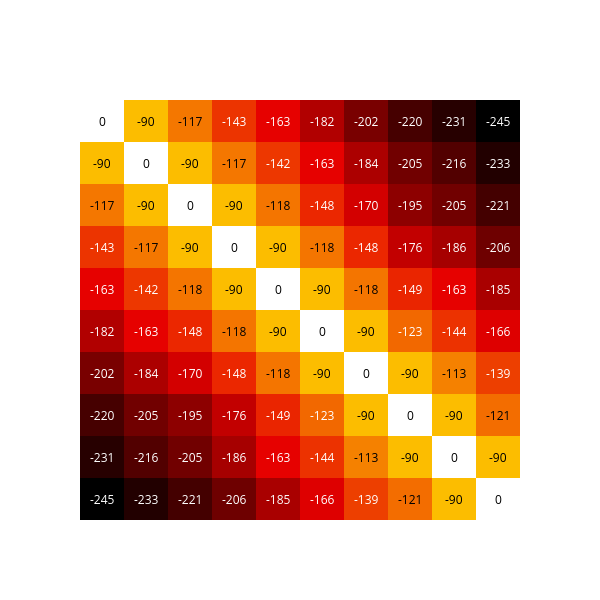

The notebook cell this image was saved under:
### Code cell
print('Number of traces in analysis: ', pwds.shape[0])
pwds_mean=np.clip(np.round(-np.nanmean(pwds, axis=0),0).astype(int),-800,0)

import plotly.figure_factory as ff
fig = ff.create_annotated_heatmap(pwds_mean,colorscale='hot')
fig.update_layout(
    width = 600,
    height = 600,
    yaxis_autorange="reversed"
)
fig.show()

### Figure 1 — Plotly figure (JSON) as saved in the notebook; plotly's stock layout.template omitted (floating-point values rounded to 4 significant figures)
{"data": [{"colorscale": [[0, "rgb(0,0,0)"], [0.3333, "rgb(230,0,0)"], [0.6667, "rgb(255,210,0)"], [1, "rgb(255,255,255)"]], "reversescale": false, "showscale": false, "type": "heatmap", "z": [[0, -90, -117, -143, -163, -182, -202, -220, -231, -245], [-90, 0, -90, -117, -142, -163, -184, -205, -216, -233], [-117, -90, 0, -90, -118, -148, -170, -195, -205, -221], [-143, -117, -90, 0, -90, -118, -148, -176, -186, -206], [-163, -142, -118, -90, 0, -90, -118, -149, -163, -185], [-182, -163, -148, -118, -90, 0, -90, -123, -144, -166], [-202, -184, -170, -148, -118, -90, 0, -90, -113, -139], [-220, -205, -195, -176, -149, -123, -90, 0, -90, -121], [-231, -216, -205, -186, -163, -144, -113, -90, 0, -90], [-245, -233, -221, -206, -185, -166, -139, -121, -90, 0]]}], "layout": {"annotations": [{"font": {"color": "#000000"}, "showarrow": false, "text": "0", "x": 0, "xref": "x", "y": 0, "yref": "y"}, {"font": {"color": "#000000"}, "showarrow": false, "text": "-90", "x": 1, "xref": "x", "y": 0, "yref": "y"}, {"font": {"color": "#000000"}, "showarrow": false, "text": "-117", "x": 2, "xref": "x", "y": 0, "yref": "y"}, {"font": {"color": "#FFFFFF"}, "showarrow": false, "text": "-143", "x": 3, "xref": "x", "y": 0, "yref": "y"}, {"font": {"color": "#FFFFFF"}, "showarrow": false, "text": "-163", "x": 4, "xref": "x", "y": 0, "yref": "y"}, {"font": {"color": "#FFFFFF"}, "showarrow": false, "text": "-182", "x": 5, "xref": "x", "y": 0, "yref": "y"}, {"font": {"color": "#FFFFFF"}, "showarrow": false, "text": "-202", "x": 6, "xref": "x", "y": 0, "yref": "y"}, {"font": {"color": "#FFFFFF"}, "showarrow": false, "text": "-220", "x": 7, "xref": "x", "y": 0, "yref": "y"}, {"font": {"color": "#FFFFFF"}, "showarrow": false, "text": "-231", "x": 8, "xref": "x", "y": 0, "yref": "y"}, {"font": {"color": "#FFFFFF"}, "showarrow": false, "text": "-245", "x": 9, "xref": "x", "y": 0, "yref": "y"}, {"font": {"color": "#000000"}, "showarrow": false, "text": "-90", "x": 0, "xref": "x", "y": 1, "yref": "y"}, {"font": {"color": "#000000"}, "showarrow": false, "text": "0", "x": 1, "xref": "x", "y": 1, "yref": "y"}, {"font": {"color": "#000000"}, "showarrow": false, "text": "-90", "x": 2, "xref": "x", "y": 1, "yref": "y"}, {"font": {"color": "#000000"}, "showarrow": false, "text": "-117", "x": 3, "xref": "x", "y": 1, "yref": "y"}, {"font": {"color": "#FFFFFF"}, "showarrow": false, "text": "-142", "x": 4, "xref": "x", "y": 1, "yref": "y"}, {"font": {"color": "#FFFFFF"}, "showarrow": false, "text": "-163", "x": 5, "xref": "x", "y": 1, "yref": "y"}, {"font": {"color": "#FFFFFF"}, "showarrow": false, "text": "-184", "x": 6, "xref": "x", "y": 1, "yref": "y"}, {"font": {"color": "#FFFFFF"}, "showarrow": false, "text": "-205", "x": 7, "xref": "x", "y": 1, "yref": "y"}, {"font": {"color": "#FFFFFF"}, "showarrow": false, "text": "-216", "x": 8, "xref": "x", "y": 1, "yref": "y"}, {"font": {"color": "#FFFFFF"}, "showarrow": false, "text": "-233", "x": 9, "xref": "x", "y": 1, "yref": "y"}, {"font": {"color": "#000000"}, "showarrow": false, "text": "-117", "x": 0, "xref": "x", "y": 2, "yref": "y"}, {"font": {"color": "#000000"}, "showarrow": false, "text": "-90", "x": 1, "xref": "x", "y": 2, "yref": "y"}, {"font": {"color": "#000000"}, "showarrow": false, "text": "0", "x": 2, "xref": "x", "y": 2, "yref": "y"}, {"font": {"color": "#000000"}, "showarrow": false, "text": "-90", "x": 3, "xref": "x", "y": 2, "yref": "y"}, {"font": {"color": "#000000"}, "showarrow": false, "text": "-118", "x": 4, "xref": "x", "y": 2, "yref": "y"}, {"font": {"color": "#FFFFFF"}, "showarrow": false, "text": "-148", "x": 5, "xref": "x", "y": 2, "yref": "y"}, {"font": {"color": "#FFFFFF"}, "showarrow": false, "text": "-170", "x": 6, "xref": "x", "y": 2, "yref": "y"}, {"font": {"color": "#FFFFFF"}, "showarrow": false, "text": "-195", "x": 7, "xref": "x", "y": 2, "yref": "y"}, {"font": {"color": "#FFFFFF"}, "showarrow": false, "text": "-205", "x": 8, "xref": "x", "y": 2, "yref": "y"}, {"font": {"color": "#FFFFFF"}, "showarrow": false, "text": "-221", "x": 9, "xref": "x", "y": 2, "yref": "y"}, {"font": {"color": "#FFFFFF"}, "showarrow": false, "text": "-143", "x": 0, "xref": "x", "y": 3, "yref": "y"}, {"font": {"color": "#000000"}, "showarrow": false, "text": "-117", "x": 1, "xref": "x", "y": 3, "yref": "y"}, {"font": {"color": "#000000"}, "showarrow": false, "text": "-90", "x": 2, "xref": "x", "y": 3, "yref": "y"}, {"font": {"color": "#000000"}, "showarrow": false, "text": "0", "x": 3, "xref": "x", "y": 3, "yref": "y"}, {"font": {"color": "#000000"}, "showarrow": false, "text": "-90", "x": 4, "xref": "x", "y": 3, "yref": "y"}, {"font": {"color": "#000000"}, "showarrow": false, "text": "-118", "x": 5, "xref": "x", "y": 3, "yref": "y"}, {"font": {"color": "#FFFFFF"}, "showarrow": false, "text": "-148", "x": 6, "xref": "x", "y": 3, "yref": "y"}, {"font": {"color": "#FFFFFF"}, "showarrow": false, "text": "-176", "x": 7, "xref": "x", "y": 3, "yref": "y"}, {"font": {"color": "#FFFFFF"}, "showarrow": false, "text": "-186", "x": 8, "xref": "x", "y": 3, "yref": "y"}, {"font": {"color": "#FFFFFF"}, "showarrow": false, "text": "-206", "x": 9, "xref": "x", "y": 3, "yref": "y"}, {"font": {"color": "#FFFFFF"}, "showarrow": false, "text": "-163", "x": 0, "xref": "x", "y": 4, "yref": "y"}, {"font": {"color": "#FFFFFF"}, "showarrow": false, "text": "-142", "x": 1, "xref": "x", "y": 4, "yref": "y"}, {"font": {"color": "#000000"}, "showarrow": false, "text": "-118", "x": 2, "xref": "x", "y": 4, "yref": "y"}, {"font": {"color": "#000000"}, "showarrow": false, "text": "-90", "x": 3, "xref": "x", "y": 4, "yref": "y"}, {"font": {"color": "#000000"}, "showarrow": false, "text": "0", "x": 4, "xref": "x", "y": 4, "yref": "y"}, {"font": {"color": "#000000"}, "showarrow": false, "text": "-90", "x": 5, "xref": "x", "y": 4, "yref": "y"}, {"font": {"color": "#000000"}, "showarrow": false, "text": "-118", "x": 6, "xref": "x", "y": 4, "yref": "y"}, {"font": {"color": "#FFFFFF"}, "showarrow": false, "text": "-149", "x": 7, "xref": "x", "y": 4, "yref": "y"}, {"font": {"color": "#FFFFFF"}, "showarrow": false, "text": "-163", "x": 8, "xref": "x", "y": 4, "yref": "y"}, {"font": {"color": "#FFFFFF"}, "showarrow": false, "text": "-185", "x": 9, "xref": "x", "y": 4, "yref": "y"}, {"font": {"color": "#FFFFFF"}, "showarrow": false, "text": "-182", "x": 0, "xref": "x", "y": 5, "yref": "y"}, {"font": {"color": "#FFFFFF"}, "showarrow": false, "text": "-163", "x": 1, "xref": "x", "y": 5, "yref": "y"}, {"font": {"color": "#FFFFFF"}, "showarrow": false, "text": "-148", "x": 2, "xref": "x", "y": 5, "yref": "y"}, {"font": {"color": "#000000"}, "showarrow": false, "text": "-118", "x": 3, "xref": "x", "y": 5, "yref": "y"}, {"font": {"color": "#000000"}, "showarrow": false, "text": "-90", "x": 4, "xref": "x", "y": 5, "yref": "y"}, {"font": {"color": "#000000"}, "showarrow": false, "text": "0", "x": 5, "xref": "x", "y": 5, "yref": "y"}, {"font": {"color": "#000000"}, "showarrow": false, "text": "-90", "x": 6, "xref": "x", "y": 5, "yref": "y"}, {"font": {"color": "#FFFFFF"}, "showarrow": false, "text": "-123", "x": 7, "xref": "x", "y": 5, "yref": "y"}, {"font": {"color": "#FFFFFF"}, "showarrow": false, "text": "-144", "x": 8, "xref": "x", "y": 5, "yref": "y"}, {"font": {"color": "#FFFFFF"}, "showarrow": false, "text": "-166", "x": 9, "xref": "x", "y": 5, "yref": "y"}, {"font": {"color": "#FFFFFF"}, "showarrow": false, "text": "-202", "x": 0, "xref": "x", "y": 6, "yref": "y"}, {"font": {"color": "#FFFFFF"}, "showarrow": false, "text": "-184", "x": 1, "xref": "x", "y": 6, "yref": "y"}, {"font": {"color": "#FFFFFF"}, "showarrow": false, "text": "-170", "x": 2, "xref": "x", "y": 6, "yref": "y"}, {"font": {"color": "#FFFFFF"}, "showarrow": false, "text": "-148", "x": 3, "xref": "x", "y": 6, "yref": "y"}, {"font": {"color": "#000000"}, "showarrow": false, "text": "-118", "x": 4, "xref": "x", "y": 6, "yref": "y"}, {"font": {"color": "#000000"}, "showarrow": false, "text": "-90", "x": 5, "xref": "x", "y": 6, "yref": "y"}, {"font": {"color": "#000000"}, "showarrow": false, "text": "0", "x": 6, "xref": "x", "y": 6, "yref": "y"}, {"font": {"color": "#000000"}, "showarrow": false, "text": "-90", "x": 7, "xref": "x", "y": 6, "yref": "y"}, {"font": {"color": "#000000"}, "showarrow": false, "text": "-113", "x": 8, "xref": "x", "y": 6, "yref": "y"}, {"font": {"color": "#FFFFFF"}, "showarrow": false, "text": "-139", "x": 9, "xref": "x", "y": 6, "yref": "y"}, {"font": {"color": "#FFFFFF"}, "showarrow": false, "text": "-220", "x": 0, "xref": "x", "y": 7, "yref": "y"}, {"font": {"color": "#FFFFFF"}, "showarrow": false, "text": "-205", "x": 1, "xref": "x", "y": 7, "yref": "y"}, {"font": {"color": "#FFFFFF"}, "showarrow": false, "text": "-195", "x": 2, "xref": "x", "y": 7, "yref": "y"}, {"font": {"color": "#FFFFFF"}, "showarrow": false, "text": "-176", "x": 3, "xref": "x", "y": 7, "yref": "y"}, {"font": {"color": "#FFFFFF"}, "showarrow": false, "text": "-149", "x": 4, "xref": "x", "y": 7, "yref": "y"}, {"font": {"color": "#FFFFFF"}, "showarrow": false, "text": "-123", "x": 5, "xref": "x", "y": 7, "yref": "y"}, {"font": {"color": "#000000"}, "showarrow": false, "text": "-90", "x": 6, "xref": "x", "y": 7, "yref": "y"}, {"font": {"color": "#000000"}, "showarrow": false, "text": "0", "x": 7, "xref": "x", "y": 7, "yref": "y"}, {"font": {"color": "#000000"}, "showarrow": false, "text": "-90", "x": 8, "xref": "x", "y": 7, "yref": "y"}, {"font": {"color": "#000000"}, "showarrow": false, "text": "-121", "x": 9, "xref": "x", "y": 7, "yref": "y"}, {"font": {"color": "#FFFFFF"}, "showarrow": false, "text": "-231", "x": 0, "xref": "x", "y": 8, "yref": "y"}, {"font": {"color": "#FFFFFF"}, "showarrow": false, "text": "-216", "x": 1, "xref": "x", "y": 8, "yref": "y"}, {"font": {"color": "#FFFFFF"}, "showarrow": false, "text": "-205", "x": 2, "xref": "x", "y": 8, "yref": "y"}, {"font": {"color": "#FFFFFF"}, "showarrow": false, "text": "-186", "x": 3, "xref": "x", "y": 8, "yref": "y"}, {"font": {"color": "#FFFFFF"}, "showarrow": false, "text": "-163", "x": 4, "xref": "x", "y": 8, "yref": "y"}, {"font": {"color": "#FFFFFF"}, "showarrow": false, "text": "-144", "x": 5, "xref": "x", "y": 8, "yref": "y"}, {"font": {"color": "#000000"}, "showarrow": false, "text": "-113", "x": 6, "xref": "x", "y": 8, "yref": "y"}, {"font": {"color": "#000000"}, "showarrow": false, "text": "-90", "x": 7, "xref": "x", "y": 8, "yref": "y"}, {"font": {"color": "#000000"}, "showarrow": false, "text": "0", "x": 8, "xref": "x", "y": 8, "yref": "y"}, {"font": {"color": "#000000"}, "showarrow": false, "text": "-90", "x": 9, "xref": "x", "y": 8, "yref": "y"}, {"font": {"color": "#FFFFFF"}, "showarrow": false, "text": "-245", "x": 0, "xref": "x", "y": 9, "yref": "y"}, {"font": {"color": "#FFFFFF"}, "showarrow": false, "text": "-233", "x": 1, "xref": "x", "y": 9, "yref": "y"}, {"font": {"color": "#FFFFFF"}, "showarrow": false, "text": "-221", "x": 2, "xref": "x", "y": 9, "yref": "y"}, {"font": {"color": "#FFFFFF"}, "showarrow": false, "text": "-206", "x": 3, "xref": "x", "y": 9, "yref": "y"}, {"font": {"color": "#FFFFFF"}, "showarrow": false, "text": "-185", "x": 4, "xref": "x", "y": 9, "yref": "y"}, {"font": {"color": "#FFFFFF"}, "showarrow": false, "text": "-166", "x": 5, "xref": "x", "y": 9, "yref": "y"}, {"font": {"color": "#FFFFFF"}, "showarrow": false, "text": "-139", "x": 6, "xref": "x", "y": 9, "yref": "y"}, {"font": {"color": "#000000"}, "showarrow": false, "text": "-121", "x": 7, "xref": "x", "y": 9, "yref": "y"}, {"font": {"color": "#000000"}, "showarrow": false, "text": "-90", "x": 8, "xref": "x", "y": 9, "yref": "y"}, {"font": {"color": "#000000"}, "showarrow": false, "text": "0", "x": 9, "xref": "x", "y": 9, "yref": "y"}], "height": 600, "width": 600, "xaxis": {"gridcolor": "rgb(0, 0, 0)", "showticklabels": false, "side": "top", "ticks": ""}, "yaxis": {"autorange": "reversed", "showticklabels": false, "ticks": "", "ticksuffix": "  "}}}
